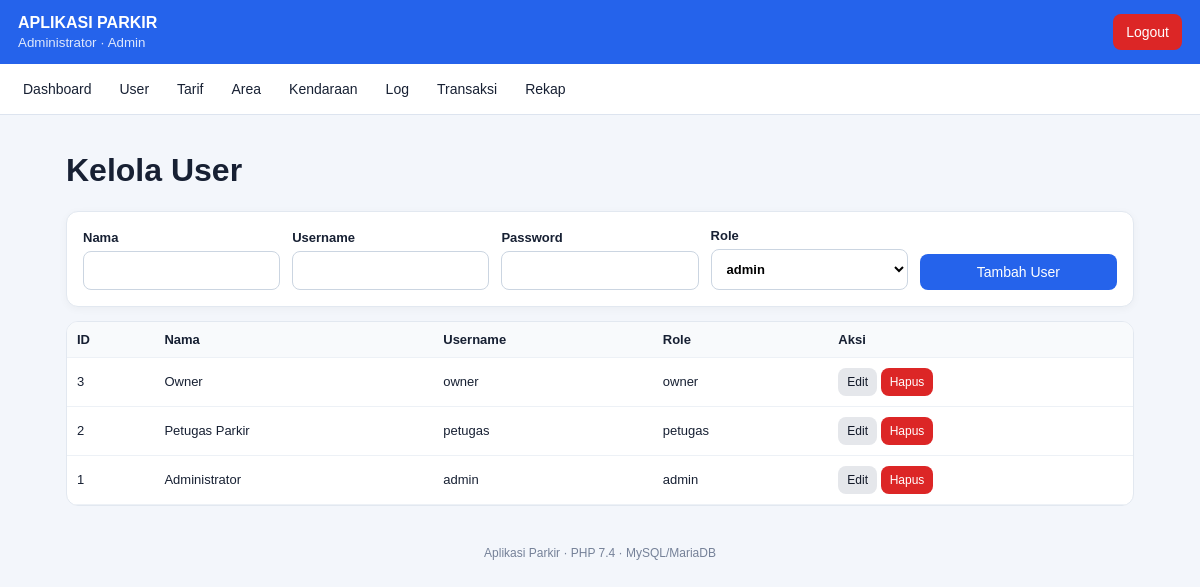
The app's page /index.php?page=users (signed in) with its own data.
### tables this page shows
CREATE TABLE users (
  id_user INT UNSIGNED AUTO_INCREMENT PRIMARY KEY,
  nama VARCHAR(100) NOT NULL,
  username VARCHAR(50) NOT NULL UNIQUE,
  password VARCHAR(255) NOT NULL,
  role VARCHAR(20) NOT NULL,
  created_at TIMESTAMP DEFAULT CURRENT_TIMESTAMP
);

### config/auth.php (called while the page is built, shortened)
<?php
function currentUser(): ?array
{
    return $_SESSION['user'] ?? null;
}

### controllers/AppController.php (called while the page is built, shortened)
<?php
class AppController
{
    private $model;
    public function __construct(Model $model)
    {
        $this->model = $model;
    }
    public function data(string $page): array
    {
        $data = array();
        switch ($page) {
            case 'users':
                $data['items'] = $this->model->users();
                $editId = (int)($_GET['edit'] ?? 0); $data['edit'] = null; foreach ($data['items'] as $row) if ((int)$row['id_user'] === $editId) { $data['edit'] = $row; break; }
                break;
        }
        return $data;
    }
}

### models/Model.php (called while the page is built, shortened)
<?php
class Model
{
    private $db;
    public function __construct(PDO $pdo)
    {
        $this->db = $pdo;
    }
    public function all(string $table): array
    {
        $allowed = array('users','area_parkir','tarif_parkir','kendaraan');
        return $this->db->query("SELECT * FROM {$table} ORDER BY 1 DESC")->fetchAll();
    }
    public function users(): array { return $this->all('users'); }
}

### views/users.php (the view, shortened to what this page needs)
<?php $e=$data['edit']; ?>
<h1>Kelola User</h1>
<div class="panel"><form method="post" action="index.php?action=user_save" class="grid-form">
<label>Nama<input name="nama" value="<?= htmlspecialchars($e['nama'] ?? '') ?>" required></label>
<label>Username<input name="username" value="<?= htmlspecialchars($e['username'] ?? '') ?>" required></label>
<label>Password<input type="password" name="password" <?= $e ? '' : 'required' ?> placeholder="<?= $e ? 'Kosongkan jika tidak diubah' : '' ?>"></label>
<label>Role<select name="role"><?php foreach(array('admin','petugas','owner') as $role): ?><option value="<?= $role ?>" <?= (($e['role'] ?? '')===$role?'selected':'') ?>><?= $role ?></option><?php endforeach; ?></select></label>
<button class="btn primary"><?= $e ? 'Simpan Perubahan' : 'Tambah User' ?></button><?php if($e): ?><a class="btn" href="index.php?page=users">Batal</a><?php endif; ?>
</form></div>
<div class="table-wrap"><table><thead><tr><th>ID</th><th>Nama</th><th>Username</th><th>Role</th><th>Aksi</th></tr></thead><tbody>
<?php foreach ($data['items'] as $r): ?><tr><td><?= $r['id_user'] ?></td><td><?= htmlspecialchars($r['nama']) ?></td><td><?= htmlspecialchars($r['username']) ?></td><td><?= htmlspecialchars($r['role']) ?></td><td><a class="btn small" href="index.php?page=users&edit=<?= $r['id_user'] ?>">Edit</a> <form class="inline" method="post" action="index.php?action=user_delete" onsubmit="return confirm('Hapus user?')"><input type="hidden" name="id_user" value="<?= $r['id_user'] ?>"><button class="btn danger small">Hapus</button></form></td></tr><?php endforeach; ?>
</tbody></table></div>

### views/header.php (shortened to what this page needs)
<?php $user = currentUser(); ?>
<!doctype html>
<html lang="id">
<head>
<link rel="stylesheet" href="assets/style.css">
</head>
<body>
<header class="topbar">
    <div><strong>APLIKASI PARKIR</strong><small><?= htmlspecialchars($user['nama']) ?> · <?= htmlspecialchars(ucfirst($user['role'])) ?></small></div>
    <a class="btn danger" href="index.php?action=logout">Logout</a>
</header>
<nav class="nav">
    <a href="index.php">Dashboard</a>
    <?php if ($user['role'] === 'admin'): ?>
        <a href="index.php?page=users">User</a>
        <a href="index.php?page=tariffs">Tarif</a>
        <a href="index.php?page=areas">Area</a>
        <a href="index.php?page=vehicles">Kendaraan</a>
        <a href="index.php?page=activity">Log</a>
    <?php endif; ?>
    <?php if (in_array($user['role'], array('petugas','admin'), true)): ?><a href="index.php?page=parking">Transaksi</a><?php endif; ?>
    <?php if (in_array($user['role'], array('owner','admin'), true)): ?><a href="index.php?page=report">Rekap</a><?php endif; ?>
</nav>
<main class="container">

### assets/style.css (style rules this page uses)
* { box-sizing:border-box }
body { margin:0;font-family:Arial,Helvetica,sans-serif;background:#f3f6fb;color:#172033 }
a { text-decoration:none;color:inherit }
.topbar { background:#2563eb;color:#fff;padding:14px 18px;display:flex;align-items:center;justify-content:space-between;gap:10px }
.topbar small { display:block;opacity:.85;margin-top:3px }
.nav { display:flex;gap:6px;overflow-x:auto;background:#fff;padding:8px 12px;border-bottom:1px solid #dde4ef }
.nav a { padding:9px 11px;border-radius:8px;white-space:nowrap;font-size:14px }
.container { max-width:1100px;margin:auto;padding:16px }
.card,.panel { background:#fff;border:1px solid #e2e8f0;border-radius:12px;padding:16px;box-shadow:0 2px 8px rgba(0,0,0,.04) }
.panel { margin:14px 0 }
.grid-form { display:grid;grid-template-columns:repeat(auto-fit,minmax(180px,1fr));gap:12px;align-items:end }
label { font-size:13px;font-weight:bold }
input,select { display:block;width:100%;margin-top:6px;padding:11px;border:1px solid #cbd5e1;border-radius:8px;background:#fff;font:inherit }
.btn { display:inline-block;border:0;border-radius:8px;padding:10px 13px;background:#e5e7eb;color:#111827;cursor:pointer;font-size:14px }
.btn.primary { background:#2563eb;color:#fff }
.btn.danger { background:#dc2626;color:#fff }
.btn.small { padding:7px 9px;font-size:12px }
.inline { display:inline }
.table-wrap { overflow-x:auto;background:#fff;border:1px solid #e2e8f0;border-radius:12px }
.table-wrap table { border-collapse:collapse;width:100%;min-width:650px }
.table-wrap th,.table-wrap td { padding:10px;border-bottom:1px solid #edf1f6;text-align:left;font-size:13px }
.table-wrap th { background:#f8fafc }

### records on screen
users: nama "Administrator", role "Admin", id_user "1", username "admin", role "admin"
users: id_user "3", nama "Owner", username "owner", role "owner"
users: id_user "2", nama "Petugas Parkir", username "petugas", role "petugas"

### other values on screen
form field role "admin"
